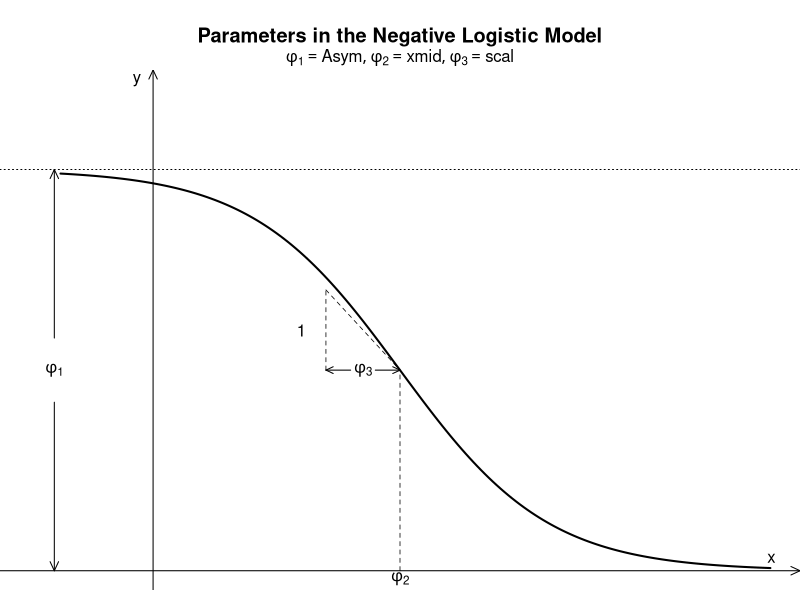

This chart was generated by the following R code:
## Visualize the negative logistic model parametrization:

# Define the sequence and calculate the model values
xx <- seq(-0.75, 5, by = 1/32)
yy <- 5 / (1 + exp((xx - 2) / 0.6)) # Negative logistic model
stopifnot(all.equal(yy, 5 / (1 + exp((xx - 2) / 0.6))))

# Load required graphics package
require(graphics)

# Set graphical parameters
op <- par(mar = c(0.5, 0, 3.5, 0))

# Plot the negative logistic model
plot(xx, yy, type = "l", axes = FALSE, ylim = c(0, 6), xlim = c(-1, 5),
     xlab = "", ylab = "", lwd = 2,
     main = "Parameters in the Negative Logistic Model")

# Add text for parameters
mtext(quote(list(phi[1] == "Asym", phi[2] == "xmid", phi[3] == "scal")))

# Define user coordinates
usr <- par("usr")

# Draw arrows for axes
arrows(usr[1], 0, usr[2], 0, length = 0.1, angle = 25)
arrows(0, usr[3], 0, usr[4], length = 0.1, angle = 25)

# Add labels for axes
text(usr[2] - 0.2, 0.1, "x", adj = c(1, 0))
text(-0.1, usr[4], "y", adj = c(1, 1))

# Draw horizontal asymptote
abline(h = 5, lty = 3)

# Add arrows and text for Asym
arrows(-0.8, c(2.1, 2.9), -0.8, c(0, 5), length = 0.1, angle = 25)
text(-0.8, 2.5, quote(phi[1]))

# Add segments and text for xmid
segments(c(2, 1.4, 1.4), c(0, 2.5, 3.5), c(2, 1.4, 2), c(2.5, 3.5, 2.5), lty = 2, lwd = 0.75)
text(2, -0.1, quote(phi[2]))

# Add arrows and text for scal
arrows(c(1.6, 1.8), 2.5, c(1.4, 2), 2.5, length = 0.08, angle = 25)
text(1.7, 2.5, quote(phi[3]))
text(1.2, 3, "1")

# Restore original graphical parameters
par(op)
